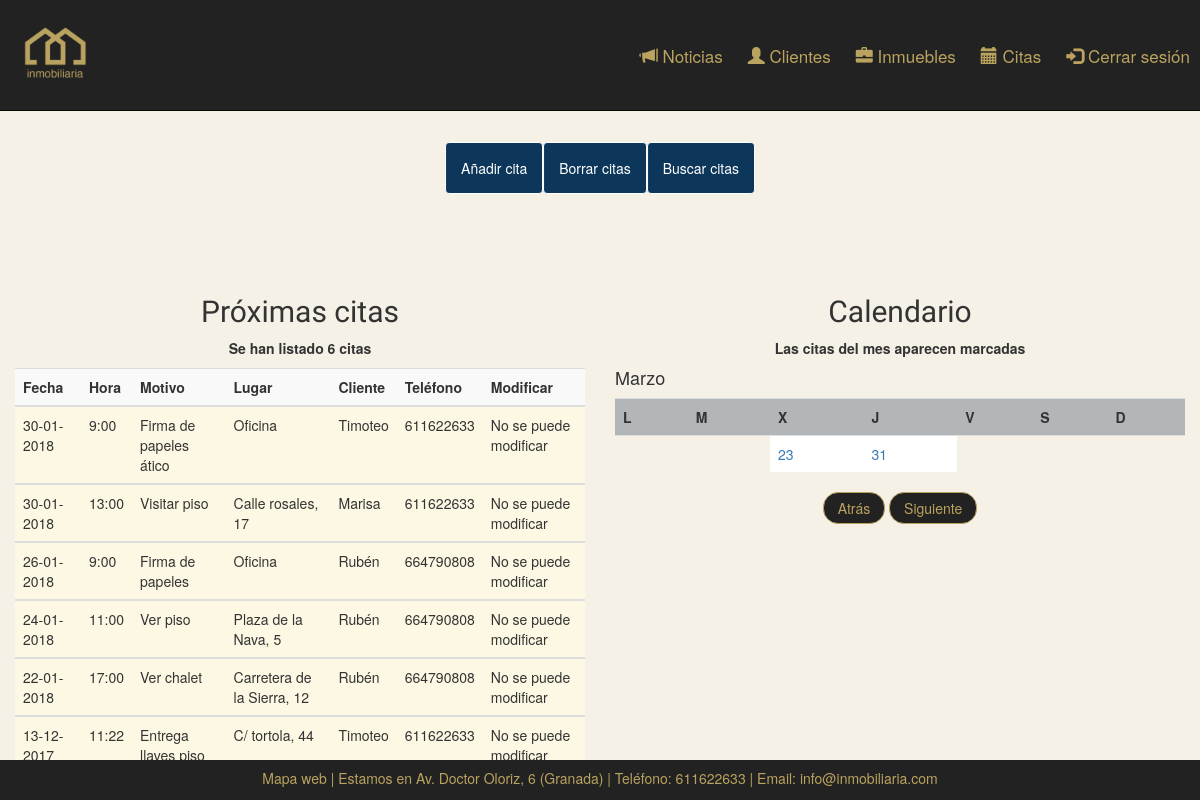
/php/citas.php (signed in), run on the app's committed database.
### tables this page shows
CREATE TABLE IF NOT EXISTS `citas` (
`id` bigint(20) unsigned NOT NULL,
  `fecha` date NOT NULL,
  `hora` time NOT NULL,
  `motivo` varchar(50) NOT NULL,
  `lugar` varchar(30) NOT NULL,
  `id_cliente` bigint(20) NOT NULL
);

CREATE TABLE IF NOT EXISTS `clientes` (
`id` bigint(20) unsigned NOT NULL,
  `nombre` varchar(15) NOT NULL,
  `apellidos` varchar(30) NOT NULL,
  `direccion` varchar(50) NOT NULL,
  `telefono1` varchar(9) NOT NULL,
  `telefono2` varchar(9) DEFAULT NULL,
  `nombre_usuario` varchar(20) NOT NULL,
  `pass` varchar(32) NOT NULL
);

### php/citas.php (the view, shortened to what this page needs)
<?php
    include "../php/funciones.php";
  ?>
<!DOCTYPE html>
<html lang="es">
  <head>
    <link href="../css/bootstrap.min.css" rel="stylesheet" media="screen">
    <link rel="stylesheet" href="../css/mis-estilos.css">
  </head>
  <body>
    <?php tipoMenu(); ?>
    <div class="container-fluid menu-inicio">
      <div class="row">
        <div class="col-xs-12">
          <nav class="navbar ">
            <div class="container-fluid">
              <ul class="nav navbar-nav navbar-center margen-cont" align="center">
                <li><a type="button" class="btn btn-primary btn-md" href="nueva_cita.php">Añadir cita</a></li>
                <li><a type="button" class="btn btn-primary btn-md" href="borrar_citas.php">Borrar citas</a></li>
                <li><a type="button" class="btn btn-primary btn-md" href="buscar_citas.php">Buscar citas</a></li>
              </ul>
            </div>
          </nav>
        </div>
      </div>
    </div>
    <div class="container-fluid">
      <div class="row">
        <div class="col-xs-12 col-md-6">
          <h2 class="margen-citas" align="center">Próximas citas</h2>
          <?php
            $actual = date('Y-m-d');
            $marca_actual = strtotime($actual);
            $conexion = abrirConexion();
            $sql = "select citas.id,citas.fecha,citas.hora,citas.motivo,citas.lugar, clientes.nombre,clientes.telefono1
                    from citas inner join clientes
                    on citas.id_cliente = clientes.id
                    order by fecha desc";
            $mostrar = mysqli_query($conexion,$sql);
            if (!$mostrar) {
              echo "Error al hacer la consulta a la BD";
            } else {
              $num_filas = mysqli_num_rows($mostrar);
              if ($num_filas == 0) {
                echo "No hay citas para mostrar";
              } else {
                echo "<p align='center'><b>Se han listado $num_filas citas</b></p>";
                echo "<div class='table-responsive'>";
                echo "<table class='table table-striped table-hover'";
                echo "<thead><tr><th>Fecha</th><th>Hora</th><th>Motivo</th><th>Lugar</th><th>Cliente</th><th>Teléfono</th><th>Modificar</th></tr></thead>";
                while ($fila = mysqli_fetch_array($mostrar,MYSQLI_ASSOC)) {
                  $marca_cita = strtotime($fila['fecha']);
                  $marca_hora = strtotime($fila['hora']);
                  $f_formateada = date("d-m-Y",$marca_cita);
                  $h_formateada = date("G:i",$marca_hora);
                  if ($marca_cita > $marca_actual) {
                    echo "<tbody><tr class='success'><td>$f_formateada</td><td>$h_formateada</td><td>$fila[motivo]</td><td>$fila[lugar]</td><td>$fila[nombre]</td><td>$fila[telefono1]</td>
                      <td><form action='modificar_cita.php' method='post'><input type='hidden' name='id' value='$fila[id]'><input class='form-control btn btn-md btn-primary' type='submit' name='modificar' value='Modificar'></form></td></tr></tbody>";
                  } else {
                    echo "<tbody><tr class='warning'><td>$f_formateada</td><td>$h_formateada</td><td>$fila[motivo]</td><td>$fila[lugar]</td><td>$fila[nombre]</td><td>$fila[telefono1]</td><td>No se puede modificar</td></tr></tbody>";
                  }
                }
                echo "</table></div>";
              }
            }
           ?>
        </div>
          <div class="col-xs-12 col-md-6">
            <h2 class="margen-citas" align="center">Calendario</h2>
            <?php
              if(isset($_GET['mes']))
              {
                $dia = "01";
                $mes = $_GET['mes'];
                if($mes == 0)
                {
                  $mes = 12;
                  $anio = $_GET['anio']-1;
                }
                elseif($mes == 13)
                {
                  $mes=1;
                  $anio = $_GET['anio']+1;
                }
                else
                  $anio = $_GET['anio'];
              }
              else
              {
                $mes = date('m');
                $anio = date('Y');
                $dia = date('d');
              }
              if($mes < 10) $mes = "0$mes";
            mostrarCalendario($dia, $mes, $anio);?>
          </div>
      </div>
    </div>
    <footer class="navbar-nav navbar-inverse">
      <p align="center"><a class="aweb" href="../inmobiliaria/php/mapa_web.php">Mapa web</a> | Estamos en Av. Doctor Oloriz, 6 (Granada) | Teléfono: 611622633 | Email: info@inmobiliaria.com</p>
    </footer>
  </body>
</html>

### php/funciones.php (shortened to what this page needs)
<?php
	function abrirConexion() {
		$conexion = mysqli_connect('localhost', 'root', '','inmobiliaria');
		mysqli_set_charset($conexion, 'utf8');
		return $conexion;
	}
  function tipoMenu() {
    if (isset($_SESSION['tipo'])) {
      $tipo_usuario = $_SESSION['tipo'];
      if ($tipo_usuario == 'u') {
        echo " <nav class='menu navbar navbar-inverse texto navbar-fixed-top'>
                    <div class='container-fluid'>
                      <div class='navbar-header'>
                        <button type='button' class='n-resp navbar-toggle ' data-toggle='collapse' data-target='#nav-responsive'>
                          <span class='icon-bar b-resp'></span>
                          <span class='icon-bar b-resp'></span>
                          <span class='icon-bar b-resp'></span>
                        </button>
                        <a href='../index.php'><img src='../logo.png' alt='inmobiliaria' width='20%'></a>
                      </div>
                      <div class='collapse navbar-collapse' id='nav-responsive'>
                      <ul class='nav navbar-nav navbar-right'>
                        <li><a href='inmuebles_disponibles.php'><span class='glyphicon glyphicon-briefcase'></span> Inmuebles disponibles</a></li>
                        <li><a href='misinmuebles.php'><span class='glyphicon glyphicon-folder-open'></span> Mis inmuebles</a></li>
                        <li><a href='mis_datos.php'><span class='glyphicon glyphicon-pencil'></span> Mis datos personales</a></li>
                        <li><a href='mis_citas.php'><span class='glyphicon glyphicon-calendar'></span> Mis citas</a></li>
                        <li><a href='./cerrrarsesion.php'><span class='glyphicon glyphicon-log-in'></span> Cerrar sesión</a></li>
                      </ul>
                      </div>
                    </div>
              </nav>";
      } else if ($tipo_usuario == 'a') {
        echo " <nav class='menu navbar navbar-inverse navbar-fixed-top texto'>
                    <div class='container-fluid'>
                      <div class='navbar-header'>
                        <button type='button' class='n-resp navbar-toggle ' data-toggle='collapse' data-target='#nav-responsive'>
                          <span class='icon-bar b-resp'></span>
                          <span class='icon-bar b-resp'></span>
                          <span class='icon-bar b-resp'></span>
                        </button>
                        <a href='../index.php'><img src='../logo.png' alt='inmobiliaria' width='20%'></a>
                      </div>
                      <div class='collapse navbar-collapse' id='nav-responsive'>
                      <ul class='nav navbar-nav navbar-right'>
                        <li><a href='noticias.php'><span class='glyphicon glyphicon-bullhorn'></span> Noticias</a></li>
                        <li><a href='clientes.php'><span class='glyphicon glyphicon-user'></span> Clientes</a></li>
                        <li><a href='inmuebles.php'><span class='glyphicon glyphicon-briefcase'></span> Inmuebles</a></li>
                        <li><a href='citas.php'><span class='glyphicon glyphicon-calendar'></span> Citas</a></li>
                        <li><a href='cerrrarsesion.php'><span class='glyphicon glyphicon-log-in'></span> Cerrar sesión</a></li>
                      </ul>
                      </div>
                    </div>
              </nav>";
      }
    }
  }
  function mostrarCalendario($dia, $mes, $año) {
      switch ($mes) {
        case 3:
          $nombre_mes='Marzo';
          break;
      }
      $semana = 1;
      for ( $i=1;$i<=date( 't', strtotime( $año."-".$mes."-".$dia) );$i++ ) {
        $dia_semana = date( 'N', strtotime(  $año."-".$mes."-".$i )  );
        $calendario[$semana][$dia_semana] = $i;
      }
      $citas_mes = array();
      $conexion = abrirConexion();
      $consulta = "select fecha from citas where fecha like '$año-$mes-%'";
      $fechas = mysqli_query($conexion,$consulta);
      if (!$fechas) {
        echo "Error al cargar las fechas de las citas...";
      } else {
        echo "<p align='center'><b>Las citas del mes aparecen marcadas</b></p>";
      }
      echo "<h4>$nombre_mes</h4>";
      echo "<table class='table'>";
        echo "<tbody>";
        echo "<tr bgcolor='#b2b6b9'><th>L</th><th>M</th><th>X</th><th>J</th><th>V</th><th>S</th><th>D</th></tr>";
        foreach ($calendario as $dias_mes) {
          echo "<tr>";
          for ($i = 1; $i <= 7; $i++) {
            if (isset($dias_mes[$i])) {
              if (in_array($dias_mes[$i],$citas_mes)) {
                $con = abrirConexion();
                $sql = "select motivo,hora,lugar from citas where fecha='$año-$mes-$dias_mes[$i]'";
                $consultar_citas = mysqli_query($con,$sql);
                if ($consultar_citas) {
                  $num_filas = mysqli_num_rows($consultar_citas);
                  if ($num_filas == 1) {
                    while ($fila = mysqli_fetch_array($consultar_citas,MYSQLI_ASSOC)) {
                      $marca_hora = strtotime($fila['hora']);
                      $h_formateada = date("G:i",$marca_hora);
                      echo "<td bgcolor='#baa35f'>
                          <a href='nueva_cita.php?mes=$mes&dia=$dias_mes[$i]&anio=$año'>".$dias_mes[$i]."</a><br>
                          <a href='#' data-toggle='popover' title='Citas del día' data-content='· $fila[motivo] a las $h_formateada en $fila[lugar]'><span class='glyphicon glyphicon-eye-open'></span></a>
                        </td>";
                    }
                  } else {
                      $contenido = "";
                      while ($fila = mysqli_fetch_array($consultar_citas,MYSQLI_ASSOC)) {
                        $marca_hora = strtotime($fila['hora']);
                        $h_formateada = date("G:i",$marca_hora);
                        $contenido .= " · $fila[motivo] a las $h_formateada en $fila[lugar] &#013";
                      }
                      echo "<td bgcolor='#baa35f'>
                          <a href='nueva_cita.php?mes=$mes&dia=$dias_mes[$i]&anio=$año'>".$dias_mes[$i]."</a><br>
                          <a href='#' data-toggle='popover' title='Citas del día' data-content='".$contenido."'><span class='glyphicon glyphicon-eye-open'></span></a>
                        </td>";
                  }
                } else {
                  echo "¡ERROR! no se ha podido conectar con la BD...";
                }
              } else {
                echo "<td bgcolor='white'><a href='nueva_cita.php?mes=$mes&dia=$dias_mes[$i]&anio=$año'>".$dias_mes[$i]."</a></td>";
              }
            } else {
              echo "<td></td>";
            }
          }
          echo "</tr>";
        }
        echo "</tbody>";
      echo "</table>";
    $mes_antes = $mes-1;
    $mes_despues = $mes+1;
    echo "<ul class='pager'>
              <li><a class='btn btn-warnig' role='button' href='citas.php?mes=$mes_antes&anio=".$año."'>Atrás</a></li>
              <li><a class='btn btn-warnig' role='button' href='citas.php?mes=$mes_despues&anio=".$año."'>Siguiente</a></li>
          </ul>";
  }
?>

### css/mis-estilos.css (style rules this page uses)
body { background-color: #f5f1e7; }
h1, h2,h3 { font-family: 'Lobster Two'; }
footer { background-color: black; padding-top: 8px; display: both; bottom: 0; width: 100%; height: 40px; color: #baa35f; position: fixed; }
.margen-citas { margin-top: 100px; }
.margen-cont { margin-bottom: 100px; }
.navbar-nav.navbar-center { position: absolute; left: 50%; transform: translatex(-50%); }
.menu-inicio { margin-top: 125px; }
.texto { font-size: 17px; }
.nav { padding-top: 16px; }
.navbar-inverse .navbar-nav>li>a { color: #baa35f; padding-right: 10px; }
.menu { padding-top: 15px; padding-bottom: 15px; margin-top: auto; margin-bottom: auto; }
.pager li>a, .pager li>span { background-color: #222; border: 1px solid #baa35e; color: #baa35e; }
.aweb { color:#baa35e; }
.btn-primary { background-color: #0c365a; border-color: #fff; }

### data on the page
citas: fecha "30-01-2018", hora "9:00", motivo "Firma de papeles ático", lugar "Oficina", id_cliente.nombre "Timoteo", id_cliente.telefono1 "611622633"
citas: fecha "30-01-2018", hora "13:00", motivo "Visitar piso", lugar "Calle rosales, 17", id_cliente.nombre "Marisa", id_cliente.telefono1 "611622633"
citas: fecha "26-01-2018", hora "9:00", motivo "Firma de papeles", lugar "Oficina", id_cliente.nombre "Rubén", id_cliente.telefono1 "664790808"
citas: fecha "24-01-2018", hora "11:00", motivo "Ver piso", lugar "Plaza de la Nava, 5", id_cliente.nombre "Rubén", id_cliente.telefono1 "664790808"
citas: fecha "22-01-2018", hora "17:00", motivo "Ver chalet", lugar "Carretera de la Sierra, 12", id_cliente.nombre "Rubén", id_cliente.telefono1 "664790808"
citas: fecha "13-12-2017", hora "11:22", motivo "Entrega llaves piso", lugar "C/ tortola, 44", id_cliente.nombre "Timoteo", id_cliente.telefono1 "611622633"

### other printed values
$num_filas "6"
$nombre_mes "Marzo"
$dias_mes[$i] "23"
$dias_mes[$i] "31"
